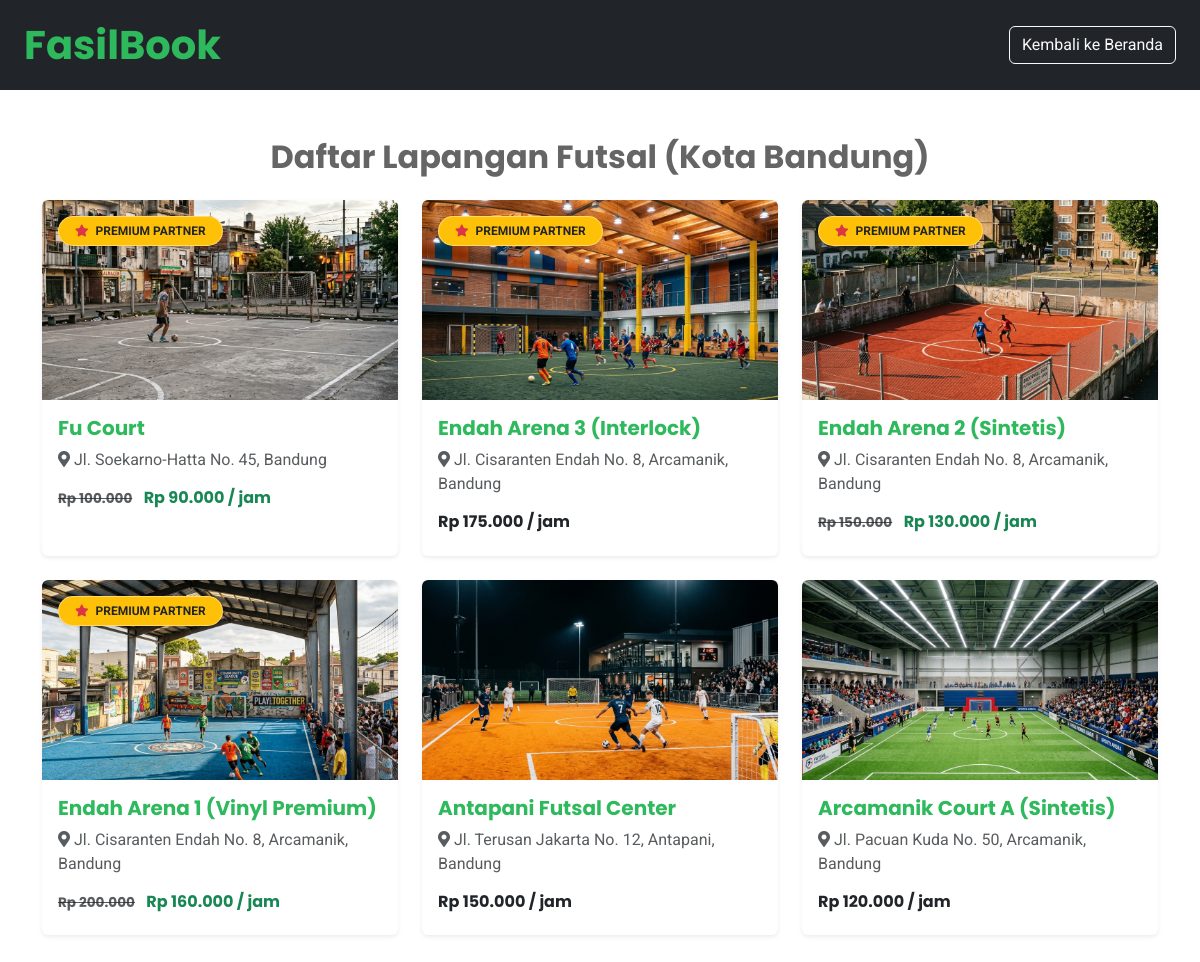
Page /katalog.php on the committed database.
### tables this page shows
CREATE TABLE `lapangan` (
  `id` int(11) NOT NULL AUTO_INCREMENT,
  `id_mitra` int(11) NOT NULL,
  `nama_lapangan` varchar(100) NOT NULL,
  `lokasi` text NOT NULL,
  `harga_per_jam` int(11) NOT NULL,
  `harga_promo` int(11) DEFAULT NULL,
  `gambar` varchar(255) NOT NULL,
  PRIMARY KEY (`id`),
  KEY `id_mitra` (`id_mitra`),
  CONSTRAINT `fk_lapangan_mitra` FOREIGN KEY (`id_mitra`) REFERENCES `mitra` (`id`) ON DELETE CASCADE
);

### katalog.php (the view, shortened to what this page needs)
<?php include 'db.php'; ?>
<!DOCTYPE html>
<html lang="id">
<head>
    <link href="https://cdnjs.cloudflare.com/ajax/libs/font-awesome/5.10.0/css/all.min.css" rel="stylesheet">
    <link href="https://cdn.jsdelivr.net/npm/bootstrap@5.3.0/dist/css/bootstrap.min.css" rel="stylesheet">
    <link href="css/style.css" rel="stylesheet">
</head>
<body>
    <nav class="navbar navbar-dark bg-dark px-4 py-3">
        <a href="index.php" class="navbar-brand"><h1 class="text-primary m-0">FasilBook</h1></a>
        <a href="index.php" class="btn btn-outline-light">Kembali ke Beranda</a>
    </nav>
    <div class="container py-5">
        <h2 class="mb-4 text-center">Daftar Lapangan Futsal (Kota Bandung)</h2>
        <div class="row g-4">
            <?php
            $result = $conn->query("SELECT l.*, m.paket
                                    FROM lapangan l
                                    JOIN mitra m ON l.id_mitra = m.id
                                    ORDER BY
                                        CASE m.paket
                                            WHEN 'Scale' THEN 1
                                            WHEN 'Growth' THEN 2
                                            WHEN 'Starter' THEN 3
                                        END, l.id DESC");
            if($result && $result->num_rows > 0){
                while($row = $result->fetch_assoc()){
                    $gambar = !empty($row['gambar']) ? $row['gambar'] : '';
                    $is_premium = ($row['paket'] == 'Scale');
                    $badge_html = '';
                    if ($is_premium) {
                        $badge_html = '<div class="position-absolute top-0 start-0 m-3 badge bg-warning text-dark fw-bold px-3 py-2 shadow-sm" style="z-index: 10; font-size: 0.75rem; border-radius: 50px; border: 1px solid rgba(255,255,255,0.4);"><i class="fa fa-star text-danger me-1"></i> PREMIUM PARTNER</div>';
                    }
                    echo '<div class="col-md-4">
                            <div class="card h-100 shadow-sm overflow-hidden border-0 rounded position-relative">
                                '.$badge_html.'';
                    if($gambar){
                        echo '<img src="'.$gambar.'" alt="'.$row['nama_lapangan'].'" class="card-img-top" style="height: 200px; object-fit: cover;">';
                    }
                    echo '      <div class="card-body">
                                    <h5 class="card-title text-primary">'.$row['nama_lapangan'].'</h5>
                                    <p class="card-text text-muted"><i class="fa fa-map-marker-alt me-1"></i>'.$row['lokasi'].'</p>
                                    '.($is_premium && !empty($row['harga_promo']) ? '
                                    <h6 class="mb-0"><span class="text-muted text-decoration-line-through small me-2" style="font-size:0.85rem;">Rp '.number_format($row['harga_per_jam'], 0, ',', '.').'</span> <span class="text-success fw-bold">Rp '.number_format($row['harga_promo'], 0, ',', '.').' / jam</span></h6>
                                    ' : '
                                    <h6 class="fw-bold text-dark">Rp '.number_format($row['harga_per_jam'], 0, ',', '.').' / jam</h6>
                                    ').'
                                </div>
                            </div>
                          </div>';
                }
            }
            ?>
        </div>
    </div>
</body>
</html>

### css/style.css (style rules this page uses)
:root { --primary: #2FB95D; --secondary: #343A40; --light: #F1F8F4; --dark: #212529; }
body { font-family: 'Roboto', sans-serif; color: #666565; background-color: white; }
h1, h2, h3, h4, h5, h6, .navbar-brand { font-family: 'Poppins', sans-serif; font-weight: 700; }
.text-primary { color: var(--primary) !important; }
.bg-dark { background-color: var(--dark) !important; }

### rows in the picture
lapangan: shows "PREMIUM PARTNER", gambar (picture), nama_lapangan "Fu Court", lokasi "Jl. Soekarno-Hatta No. 45, Bandung", harga_per_jam "100.000", harga_promo "90.000"
lapangan: shows "PREMIUM PARTNER", gambar (picture), nama_lapangan "Endah Arena 3 (Interlock)", lokasi "Jl. Cisaranten Endah No. 8, Arcamanik, Bandung", harga_per_jam "175.000"
lapangan: shows "PREMIUM PARTNER", gambar (picture), nama_lapangan "Endah Arena 2 (Sintetis)", lokasi "Jl. Cisaranten Endah No. 8, Arcamanik, Bandung", harga_per_jam "150.000", harga_promo "130.000"
lapangan: shows "PREMIUM PARTNER", gambar (picture), nama_lapangan "Endah Arena 1 (Vinyl Premium)", lokasi "Jl. Cisaranten Endah No. 8, Arcamanik, Bandung", harga_per_jam "200.000", harga_promo "160.000"
lapangan: gambar (picture), nama_lapangan "Antapani Futsal Center", lokasi "Jl. Terusan Jakarta No. 12, Antapani, Bandung", harga_per_jam "150.000"
lapangan: gambar (picture), nama_lapangan "Arcamanik Court A (Sintetis)", lokasi "Jl. Pacuan Kuda No. 50, Arcamanik, Bandung", harga_per_jam "120.000"
